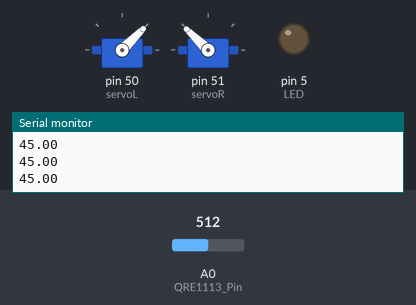
A sketch run on a simulated Arduino Mega 2560, built with avr-gcc and run on an emulated ATmega2560. Parts: 2 × servo, output pins drawn as LEDs (lit = HIGH), the last lines printed to the serial monitor. The inputs (shaded band) are chosen by the test bench; at power-on: A0 (QRE1113_Pin) = 512.

Above: at 1.2 s.
1.3 s: A0 (QRE1113_Pin) set to 413
2.8 s: A0 (QRE1113_Pin) set to 386
At 4.6 s:
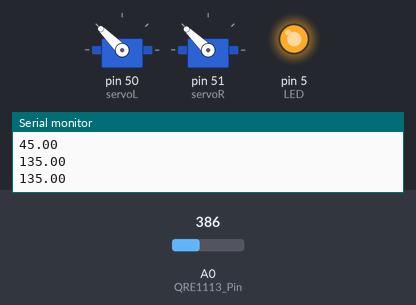
5.3 s: A0 (QRE1113_Pin) set to 410
At 6.2 s:
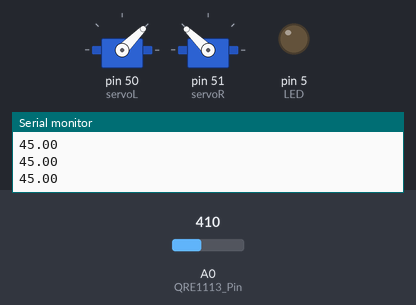
7.3 s: A0 (QRE1113_Pin) set to 390
At 8.1 s:
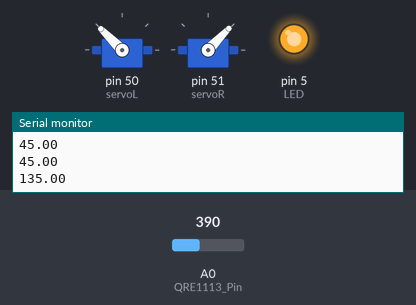
Timing chart, 0 to 10.8 s (numbered marks = the images above; inputs shaded):
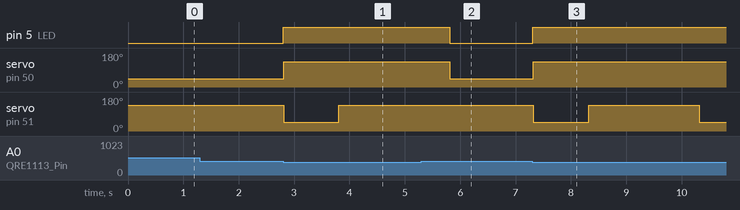

Measured:
- the behaviour switches between 400 and 399 on A0 (QRE1113_Pin) (found by bisection; images 0 and 1)
- after the input at 2.8 s, pin 5 (LED): LOW → HIGH at once; servo on pin 50 (servoL): 45° → 135° at once; servo on pin 51 (servoR): 136° → 46° at once, → 136° 1.0 s later
- after the input at 5.3 s, pin 5 (LED): HIGH → LOW after 0.51 s; servo on pin 50 (servoL): 135° → 45° after 0.51 s; servo on pin 51 (servoR): stays 136° (without the input it goes to 46° after 0.51 s)
- after the input at 7.3 s, pin 5 (LED): LOW → HIGH at once; servo on pin 50 (servoL): 45° → 135° at once; servo on pin 51 (servoR): 136° → 46° at once, → 136° 1.0 s later, → 46° 2.0 s later

The sketch:

Motor_Update_v2.ino
```cpp
// speedL and speedR range from -100 (full reverse) to 100 (full forward). motor_update converts these speeds to servo motor commands.
//
// This program causes the robot to drive forward until the downward-pointing QRE1113 line sensor detects a white surface.
// This causes the robot to drive backwards for 1 second, turns for 2 second, and then resume going forward. An LED also
// lights up when a white surface is detected

#include <Servo.h>

Servo servoL;         // left motor
Servo servoR;         // right motor

int QRE1113_Pin = 0,  // connect to analog pin 0
    LED = 5,          // LED
    QRE_Value = 0;    // line sensor value
double speedL = 0,
       speedR = 0;

void setup() {
  Serial.begin(9600);
  servoL.attach(50);  // attaches left servo on pin 50
  servoR.attach(51);  // attaches left servo on pin 51
  pinMode(LED, OUTPUT);
}

void motor_update(double L, double R) {
  double servoL_speed = (L * (-0.9)) + 90;
  double servoR_speed = (R * 0.9) + 91;
  Serial.println(servoL_speed);
  servoL.write(servoL_speed);
  servoR.write(servoR_speed);
}

void loop() {
  QRE_Value = analogRead(QRE1113_Pin);
  // Serial.println(QRE_Value);  // prints line sensor value to serial monitor

  // values less than 400 are treated as white
  if (QRE_Value >= 400) {     // no white detected
    digitalWrite(LED, LOW);
    speedL = 50;         // forward at half speed
    speedR = 50;

    motor_update(speedL, speedR);
  }

  else {  // white detected
    digitalWrite(LED, HIGH);  // turns on LED
    speedL = -50;         // reverse at half speed
    speedR = -50;

    motor_update(speedL, speedR);
    delay(1000);              // time in milliseconds

    speedL = -50;         // reverse at half speed
    speedR = 50;

    motor_update(speedL, speedR);
    delay(2000);              // time in milliseconds
  }

  motor_update(speedL, speedR);
}
```
